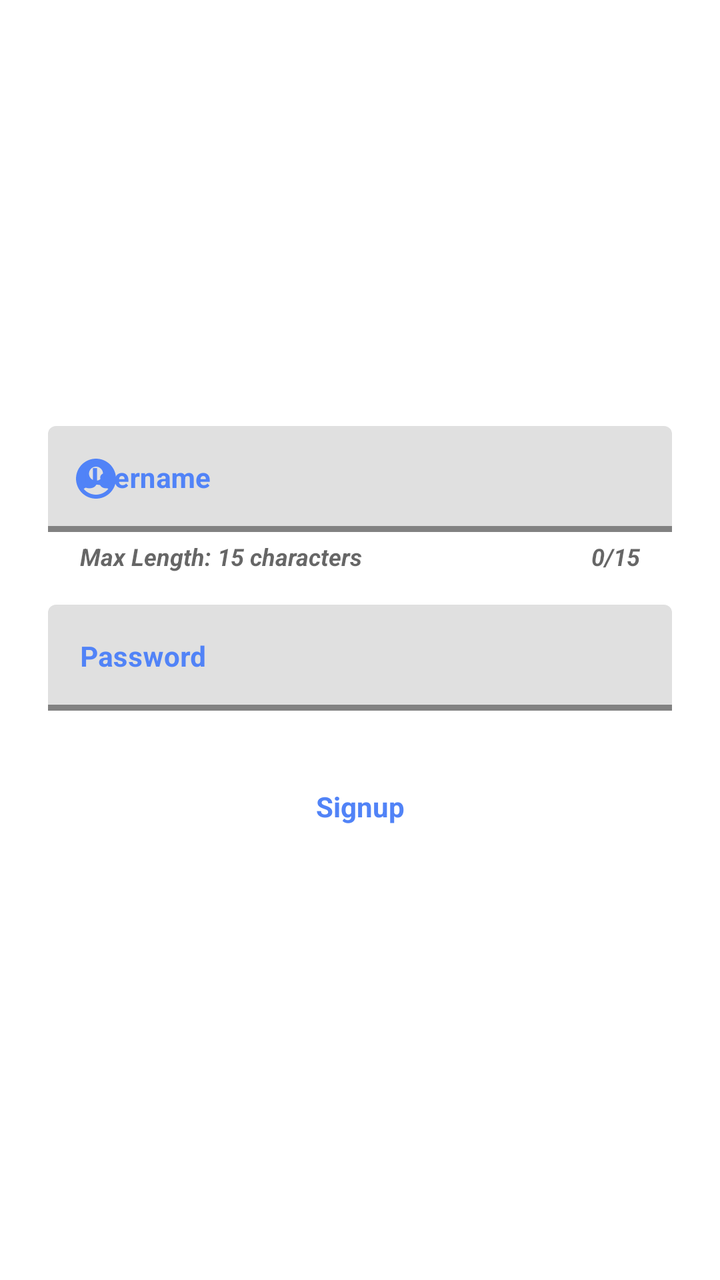
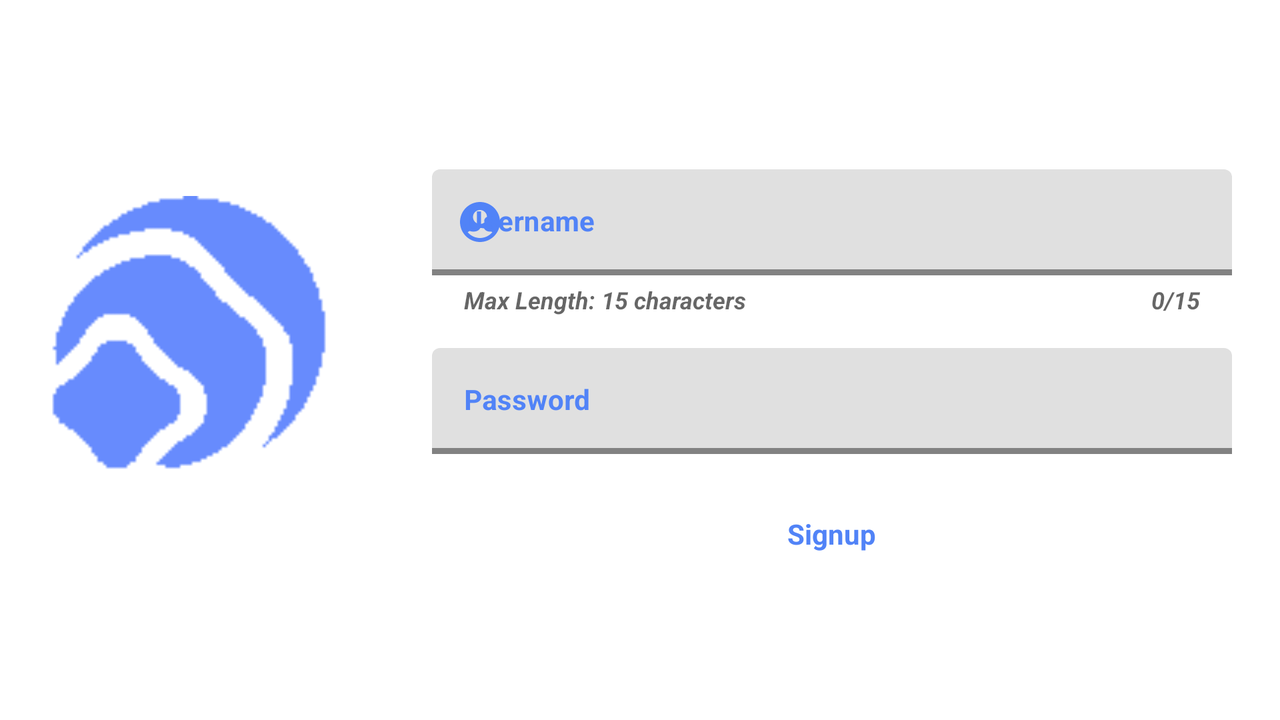

Two renders of one Android screen. The first uses the default layout on a phone; the second uses the alternative layout the repository ships for a different screen configuration, on a matching device. The two XML files are below.
<!-- AndroidManifest.xml: application theme Theme.NUMAD22Su_Team24_Puddle -->
<!-- res/layout/activity_signup.xml -->
<?xml version="1.0" encoding="utf-8"?>
<androidx.constraintlayout.widget.ConstraintLayout xmlns:android="http://schemas.android.com/apk/res/android"
    xmlns:app="http://schemas.android.com/apk/res-auto"
    xmlns:tools="http://schemas.android.com/tools"
    android:layout_width="match_parent"
    android:layout_height="match_parent"
    android:fitsSystemWindows="true"
    tools:context=".SignupActivity">

    <androidx.constraintlayout.widget.ConstraintLayout
        android:layout_width="match_parent"
        android:layout_height="wrap_content"
        app:layout_constraintTop_toTopOf="parent"
        app:layout_constraintStart_toStartOf="parent"
        app:layout_constraintEnd_toEndOf="parent"
        app:layout_constraintBottom_toBottomOf="parent">

        <com.google.android.material.textfield.TextInputLayout
            android:id="@+id/signup_username_layout"
            android:layout_width="@dimen/fit_constraint"
            android:layout_height="wrap_content"
            android:layout_marginStart="@dimen/margin_xl"
            android:layout_marginEnd="@dimen/margin_xl"
            android:hint="@string/username"
            android:textColorHint="@color/login_signup_text_color"
            app:boxStrokeWidth="3dp"
            app:counterEnabled="true"
            app:counterMaxLength="15"
            app:counterOverflowTextColor="@android:color/holo_red_light"
            app:counterTextAppearance="@style/HelperTextAppearance"
            app:helperText="@string/helper_text_login"
            app:helperTextEnabled="true"
            app:helperTextTextAppearance="@style/HelperTextAppearance"
            app:hintAnimationEnabled="true"
            app:hintEnabled="true"
            app:layout_constraintEnd_toEndOf="parent"
            app:layout_constraintStart_toStartOf="parent"
            app:layout_constraintTop_toTopOf="parent"
            app:layout_constraintBottom_toTopOf="@id/signup_password_layout"
            app:startIconDrawable="@drawable/account_circle"
            app:startIconTint="@color/login_signup_text_color">

            <com.google.android.material.textfield.TextInputEditText
                android:id="@+id/signup_username_et"
                android:layout_width="match_parent"
                android:layout_height="wrap_content"
                android:textSize="@dimen/font_size_mid"
                android:textStyle="bold" />

        </com.google.android.material.textfield.TextInputLayout>

        <com.google.android.material.textfield.TextInputLayout
            android:id="@+id/signup_password_layout"
            android:layout_width="0dp"
            android:layout_height="wrap_content"
            android:layout_marginStart="@dimen/margin_xl"
            android:layout_marginTop="@dimen/margin_large"
            android:layout_marginEnd="@dimen/margin_xl"
            android:hint="Password"
            android:textColorHint="@color/login_signup_text_color"
            app:boxStrokeWidth="3dp"
            app:hintAnimationEnabled="true"
            app:hintEnabled="true"
            app:layout_constraintEnd_toEndOf="parent"
            app:layout_constraintStart_toStartOf="parent"
            app:layout_constraintTop_toBottomOf="@+id/signup_username_layout"
            app:layout_constraintBottom_toTopOf="@id/register_btn"
            app:startIconDrawable="@drawable/password"
            app:startIconTint="@color/login_signup_text_color">

            <com.google.android.material.textfield.TextInputEditText
                android:id="@+id/signup_password_et"
                android:layout_width="match_parent"
                android:layout_height="wrap_content"
                android:inputType="textPassword"
                android:textSize="@dimen/font_size_mid"
                android:textStyle="bold" />

        </com.google.android.material.textfield.TextInputLayout>

        <Button
            android:id="@+id/register_btn"
            style="@style/Widget.Material3.Button.TonalButton"
            android:layout_width="wrap_content"
            android:layout_height="wrap_content"
            android:layout_centerHorizontal="true"
            android:backgroundTint="@color/login_signup_button_background"
            android:text="@string/signup"
            android:textColor="@color/login_signup_text_color"
            android:textSize="@dimen/font_size_mid"
            android:textStyle="bold"
            android:layout_marginTop="@dimen/margin_xl"
            app:layout_constraintEnd_toEndOf="parent"
            app:layout_constraintStart_toStartOf="parent"
            app:layout_constraintTop_toBottomOf="@+id/signup_password_layout" />

    </androidx.constraintlayout.widget.ConstraintLayout>

</androidx.constraintlayout.widget.ConstraintLayout>
<!-- resources referenced by this layout -->
<resources>
  <color name="login_signup_button_background">#C1D4FF</color>
  <color name="login_signup_text_color">#5183F7</color>
  <dimen name="fit_constraint">0dp</dimen>
  <dimen name="font_size_mid">14sp</dimen>
  <dimen name="margin_large">16dp</dimen>
  <dimen name="margin_xl">24dp</dimen>
  <!-- drawable account_circle (drawable) -->
  <vector android:height="24dp" android:tint="@color/login_signup_text_color"
      android:viewportHeight="24" android:viewportWidth="24"
      android:width="24dp" xmlns:android="http://schemas.android.com/apk/res/android">
      <path android:fillColor="@android:color/white" android:pathData="M12,2C6.48,2 2,6.48 2,12s4.48,10 10,10s10,-4.48 10,-10S17.52,2 12,2zM12,6c1.93,0 3.5,1.57 3.5,3.5S13.93,13 12,13s-3.5,-1.57 -3.5,-3.5S10.07,6 12,6zM12,20c-2.03,0 -4.43,-0.82 -6.14,-2.88C7.55,15.8 9.68,15 12,15s4.45,0.8 6.14,2.12C16.43,19.18 14.03,20 12,20z"/>
  </vector>
  <string name="helper_text_login">Max Length: 15 characters</string>
  <string name="signup">Signup</string>
  <string name="username">Username</string>
  <style name="HelperTextAppearance" parent="TextAppearance.AppCompat">
          <item name="android:textColor">@android:color/holo_green_dark</item>
          <item name="android:textSize">12sp</item>
          <item name="android:textStyle">bold|italic</item>
      </style>
  <style name="Theme.NUMAD22Su_Team24_Puddle" parent="Theme.MaterialComponents.DayNight.DarkActionBar">
          
          <item name="colorPrimary">@color/purple_500</item>
          <item name="colorPrimaryVariant">@color/purple_700</item>
          <item name="colorOnPrimary">@color/white</item>
          
          <item name="colorSecondary">@color/teal_200</item>
          <item name="colorSecondaryVariant">@color/teal_700</item>
          <item name="colorOnSecondary">@color/black</item>
          
          <item name="android:statusBarColor" tools:targetApi="l">?attr/colorPrimaryVariant</item>
          
      </style>
  <color name="purple_500">#FF6200EE</color>
  <color name="purple_700">#FF3700B3</color>
  <color name="white">#FFFFFFFF</color>
  <color name="teal_200">#FF03DAC5</color>
  <color name="teal_700">#FF018786</color>
  <color name="black">#FF000000</color>
</resources>
<!-- res/layout-land/activity_signup.xml (the author's variant of the layout above) -->
<!-- drawn on the phone turned sideways -->
<?xml version="1.0" encoding="utf-8"?>
<androidx.constraintlayout.widget.ConstraintLayout xmlns:android="http://schemas.android.com/apk/res/android"
    xmlns:app="http://schemas.android.com/apk/res-auto"
    xmlns:tools="http://schemas.android.com/tools"
    android:layout_width="match_parent"
    android:layout_height="match_parent"
    android:fitsSystemWindows="true"
    tools:context=".SignupActivity">

    <ImageView
        android:id="@+id/app_icon"
        android:layout_width="@dimen/icon_size_lg"
        android:layout_height="@dimen/icon_size_lg"
        android:layout_gravity="center"
        android:src="@drawable/icon_puddle"
        app:layout_constraintBottom_toBottomOf="parent"
        app:layout_constraintEnd_toStartOf="@+id/linearLayout"
        app:layout_constraintStart_toStartOf="parent"
        app:layout_constraintTop_toTopOf="parent" />

    <LinearLayout
        android:id="@+id/linearLayout"
        android:layout_width="@dimen/fit_constraint"
        android:layout_height="@dimen/fit_constraint"
        android:gravity="center"
        android:orientation="vertical"
        app:layout_constraintBottom_toBottomOf="parent"
        app:layout_constraintEnd_toEndOf="parent"
        app:layout_constraintStart_toStartOf="@+id/guideline3"
        app:layout_constraintTop_toTopOf="parent">

        <com.google.android.material.textfield.TextInputLayout
            android:id="@+id/signup_username_layout"
            android:layout_width="match_parent"
            android:layout_height="wrap_content"
            android:hint="@string/username"
            android:textColorHint="@color/login_signup_text_color"
            app:boxStrokeWidth="3dp"
            app:counterEnabled="true"
            app:counterMaxLength="15"
            android:layout_marginStart="@dimen/margin_xl"
            android:layout_marginTop="@dimen/margin_large"
            android:layout_marginEnd="@dimen/margin_xl"
            app:counterOverflowTextColor="@android:color/holo_red_light"
            app:counterTextAppearance="@style/HelperTextAppearance"
            app:helperText="@string/helper_text_login"
            app:helperTextEnabled="true"
            app:helperTextTextAppearance="@style/HelperTextAppearance"
            app:hintAnimationEnabled="true"
            app:hintEnabled="true"
            app:startIconDrawable="@drawable/account_circle"
            app:startIconTint="@color/login_signup_text_color"
            tools:layout_editor_absoluteX="24dp">

            <com.google.android.material.textfield.TextInputEditText
                android:id="@+id/signup_username_et"
                android:layout_width="match_parent"
                android:layout_height="wrap_content"
                android:textSize="@dimen/font_size_mid"
                android:textStyle="bold" />

        </com.google.android.material.textfield.TextInputLayout>

        <com.google.android.material.textfield.TextInputLayout
            android:id="@+id/signup_password_layout"
            android:layout_width="match_parent"
            android:layout_height="wrap_content"
            android:hint="Password"
            android:layout_marginStart="@dimen/margin_xl"
            android:layout_marginTop="@dimen/margin_large"
            android:layout_marginEnd="@dimen/margin_xl"
            android:textColorHint="@color/login_signup_text_color"
            app:boxStrokeWidth="3dp"
            app:hintAnimationEnabled="true"
            app:hintEnabled="true"
            app:startIconDrawable="@drawable/password"
            app:startIconTint="@color/login_signup_text_color"
            tools:layout_editor_absoluteX="24dp"
            tools:layout_editor_absoluteY="110dp">

            <com.google.android.material.textfield.TextInputEditText
                android:id="@+id/signup_password_et"
                android:layout_width="match_parent"
                android:layout_height="wrap_content"
                android:inputType="textPassword"
                android:textSize="@dimen/font_size_mid"
                android:textStyle="bold" />

        </com.google.android.material.textfield.TextInputLayout>

        <Button
            android:id="@+id/register_btn"
            style="@style/Widget.Material3.Button.TonalButton"
            android:layout_width="wrap_content"
            android:layout_height="wrap_content"
            android:layout_centerHorizontal="true"
            android:backgroundTint="@color/login_signup_button_background"
            android:text="@string/signup"
            android:textColor="@color/login_signup_text_color"
            android:textSize="@dimen/font_size_mid"
            android:layout_marginTop="16dp"
            android:textStyle="bold" />

    </LinearLayout>

    <androidx.constraintlayout.widget.Guideline
        android:id="@+id/guideline3"
        android:layout_width="wrap_content"
        android:layout_height="wrap_content"
        android:orientation="vertical"
        app:layout_constraintGuide_percent="0.3" />

</androidx.constraintlayout.widget.ConstraintLayout>
<!-- resources referenced by the variant -->
<!-- as the phone turned sideways resolves them -->
<resources>
  <color name="login_signup_button_background">#C1D4FF</color>
  <color name="login_signup_text_color">#5183F7</color>
  <dimen name="fit_constraint">0dp</dimen>
  <dimen name="font_size_mid">14sp</dimen>
  <dimen name="margin_large">16dp</dimen>
  <dimen name="margin_xl">24dp</dimen>
  <!-- drawable account_circle (drawable) -->
  <vector android:height="24dp" android:tint="@color/login_signup_text_color"
      android:viewportHeight="24" android:viewportWidth="24"
      android:width="24dp" xmlns:android="http://schemas.android.com/apk/res/android">
      <path android:fillColor="@android:color/white" android:pathData="M12,2C6.48,2 2,6.48 2,12s4.48,10 10,10s10,-4.48 10,-10S17.52,2 12,2zM12,6c1.93,0 3.5,1.57 3.5,3.5S13.93,13 12,13s-3.5,-1.57 -3.5,-3.5S10.07,6 12,6zM12,20c-2.03,0 -4.43,-0.82 -6.14,-2.88C7.55,15.8 9.68,15 12,15s4.45,0.8 6.14,2.12C16.43,19.18 14.03,20 12,20z"/>
  </vector>
  <!-- drawable icon_puddle: png bitmap (drawable, 4164 bytes) -->
  <string name="helper_text_login">Max Length: 15 characters</string>
  <string name="signup">Signup</string>
  <string name="username">Username</string>
  <style name="HelperTextAppearance" parent="TextAppearance.AppCompat">
          <item name="android:textColor">@android:color/holo_green_dark</item>
          <item name="android:textSize">12sp</item>
          <item name="android:textStyle">bold|italic</item>
      </style>
  <style name="Theme.NUMAD22Su_Team24_Puddle" parent="Theme.MaterialComponents.DayNight.DarkActionBar">
          
          <item name="colorPrimary">@color/purple_500</item>
          <item name="colorPrimaryVariant">@color/purple_700</item>
          <item name="colorOnPrimary">@color/white</item>
          
          <item name="colorSecondary">@color/teal_200</item>
          <item name="colorSecondaryVariant">@color/teal_700</item>
          <item name="colorOnSecondary">@color/black</item>
          
          <item name="android:statusBarColor" tools:targetApi="l">?attr/colorPrimaryVariant</item>
          
      </style>
  <color name="purple_500">#FF6200EE</color>
  <color name="purple_700">#FF3700B3</color>
  <color name="white">#FFFFFFFF</color>
  <color name="teal_200">#FF03DAC5</color>
  <color name="teal_700">#FF018786</color>
  <color name="black">#FF000000</color>
</resources>
